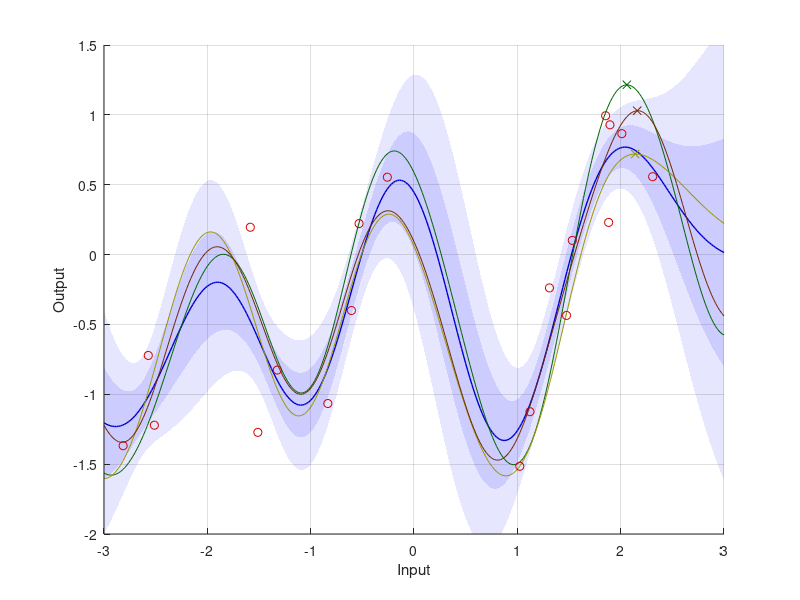
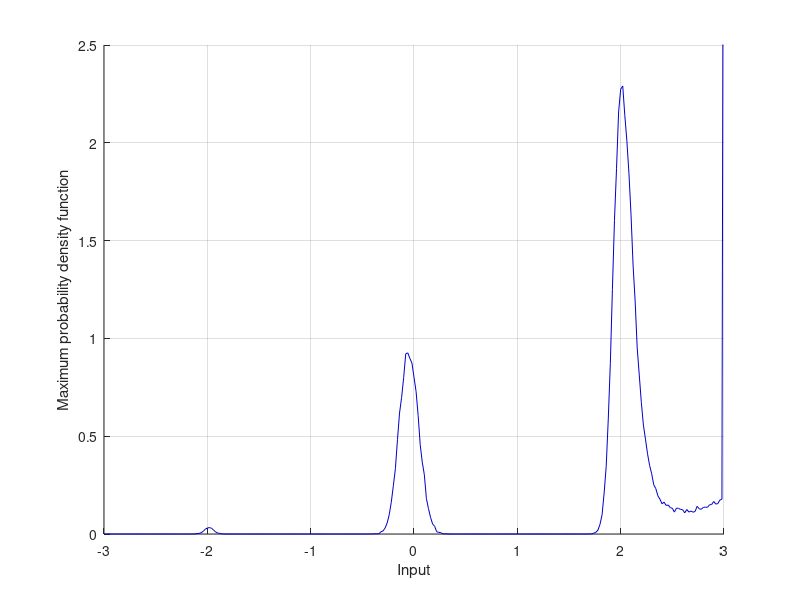
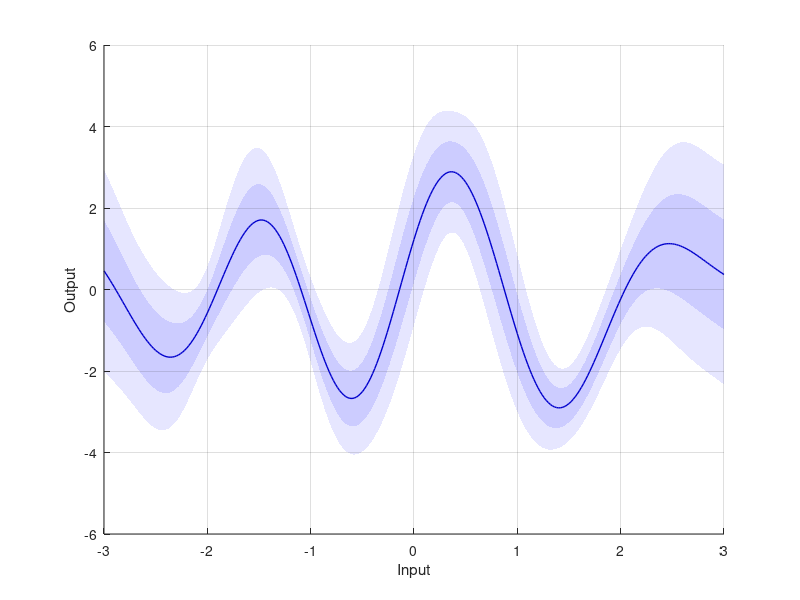
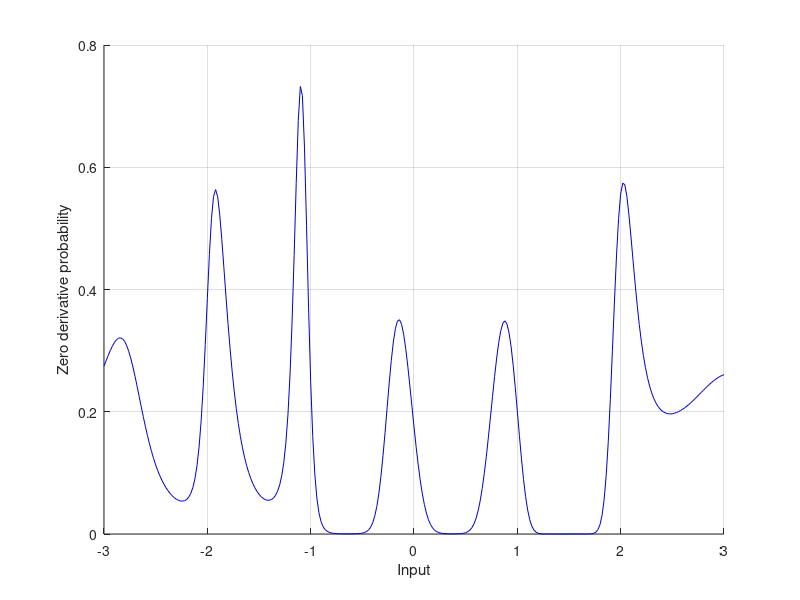

MATLAB code for these plots, in order: (Note: this script raises an error after producing the figures.)
% This file contains all the scripts for Chapter 6 of the Gaussian process regression thesis. 
% To use it, make sure that the Matlab directory is set to the directory of this file. Then first run this block, which initializes many parameters. Subsequently, you can run any block within
% this file separately, or you can just run them all together, for instance by pressing F5 or calling Chapter6 from the Matlab command.

% We set up the workspace, ready for executing scripts.
% clear all; % Empty the workspace.
clc; % Empty the command window.
exportFigs = 0; % Do we export figures? 0 for no, 1 (or anything else) for yes.
useColor = 1; % Should we set up plots for colored output (1) or black-and-white output (0)?
addpath('../ExportFig'); % We add the functions for exporting figures.
addpath('../Tools'); % This is for a few useful add-on functions, like the logdet function.

% We define colors.
black = [0 0 0];
white = [1 1 1];
if useColor == 0
	red = [0 0 0];
	green = [0.6 0.6 0.6];
	blue = [0.2 0.2 0.2];
	yellow = [0.4 0.4 0.4];
	grey = [0.8 0.8 0.8];
	brown = [0.95 0.95 0.95];
else
	red = [0.8 0 0];
	green = [0 0.4 0];
	blue = [0 0 0.8];
	yellow = [0.6 0.6 0];
	grey = [0.8 0.8 1];
	brown = [0.45 0.15 0.0];
end

% We generate measurements for an example GP which we will use.
nm = 20; % This is the number of measurement points.
ns = 301; % This is the number of plot (trial) points.
xMin = -3; % This is the minimum input.
xMax = 3; % This is the maximum input.
fmMin = 0; % This is the minimum value which f_{max} can be.
fmMax = 1.2; % This is the maximum value which f_{max} can be.
sfm = 0.3;
rng(227, 'twister'); % We fix Matlab's random number generator, so we get the same measurement points as in the thesis plots.
Xm = xMin + rand(1,nm)*(xMax - xMin);
fm = (cos(3*Xm) - Xm.^2/9 + Xm/6)';
fmh = fm + sfm*randn(nm,1);
Xs = linspace(xMin, xMax, ns);
fs = (cos(3*Xs) - Xs.^2/9 + Xs/6)';
dx = (xMax - xMin)/(ns - 1); % This is the distance between two trial points.
fm = linspace(fmMin, fmMax, ns); % This is the x-axis scale for the plots of the maximum value distribution.
hf = 0.04; % This is the length scale for the kernel density estimation process of the maximum value distribution.

% We set up a Gaussian process to approximate the measurements, giving us the GP for our examples.
lf = 1; % This is the output length scale.
lx = 0.6; % This is the input length scale.
X = [Xm,Xs];
n = size(X,2);
diff = repmat(X,n,1) - repmat(X',1,n); % This is the matrix containing differences between input points.
K = lf^2*exp(-1/2*diff.^2/lx^2); % This is the covariance matrix. It contains the covariances of each combination of points.
KDivided = mat2cell(K,[nm,ns],[nm,ns]);
Kmm = KDivided{1,1};
Kms = KDivided{1,2};
Ksm = KDivided{2,1};
Kss = KDivided{2,2};
mm = zeros(nm,1); % This is the prior mean vector of the measurement points.
ms = zeros(ns,1); % This is the prior mean vector of the trial points.
Sfm = sfm^2*eye(nm); % This is the noise covariance matrix.
mPost = ms + Ksm/(Kmm + Sfm)*(fmh - mm); % This is the posterior mean vector.
SPost = Kss - Ksm/(Kmm + Sfm)*Kms; % This is the posterior covariance matrix.
sPost = sqrt(diag(SPost)); % These are the posterior standard deviations.

%% Figure 6.1.
disp('Creating Figure 6.1.');

% We generate samples from the posterior distribution of the trial points.
rng(37, 'twister'); % We fix Matlab's random number generator, so that it is guaranteed to find samples with very different maximums, illustrating the point that I want to make.
eps = 1e-10; % We use a small number to add to the diagonal (so to the eigenvalues) of the matrix, to make sure Matlab doesn't give any numerical issues with finding the Cholesky decomposition.
SPostCholesky = chol(SPost + eps*eye(ns)); % We use the Cholesky decomposition to sample from the posterior Gaussian distribution.
sample1 = mPost + SPostCholesky'*randn(ns,1); % We generate a sample from the Gaussian distribution with mean mPost and with covariance matrix SPost.
sample2 = mPost + SPostCholesky'*randn(ns,1); % We generate a sample from the Gaussian distribution with mean mPost and with covariance matrix SPost.
sample3 = mPost + SPostCholesky'*randn(ns,1); % We generate a sample from the Gaussian distribution with mean mPost and with covariance matrix SPost.
[m1,i1] = max(sample1);
[m2,i2] = max(sample2);
[m3,i3] = max(sample3);

% We plot the GP and the samples.
figure(1);
clf(1);
hold on;
grid on;
xlabel('Input');
ylabel('Output');
patch([Xs, fliplr(Xs)],[mPost-2*sPost; flipud(mPost+2*sPost)], 1, 'FaceColor', (grey+white)/2, 'EdgeColor', 'none'); % This is the grey area in the plot.
patch([Xs, fliplr(Xs)],[mPost-sPost; flipud(mPost+sPost)], 1, 'FaceColor', grey, 'EdgeColor', 'none'); % This is the grey area in the plot.
set(gca, 'layer', 'top'); % We make sure that the grid lines and axes are above the grey area.
plot(Xs, mPost, '-', 'LineWidth', 1, 'Color', blue); % We plot the mean line.
plot(Xs, sample1, '-', 'Color', green); % We draw the three different samples.
plot(Xs, sample2, '-', 'Color', yellow);
plot(Xs, sample3, '-', 'Color', brown);
plot(Xs(i1), sample1(i1), 'x', 'Color', green); % We use a cross to indicate the maximums.
plot(Xs(i2), sample2(i2), 'x', 'Color', yellow);
plot(Xs(i3), sample3(i3), 'x', 'Color', brown);
% plot(Xs, fs, '-', 'LineWidth', 1, 'Color', black); % This plots the true function which we are approximating.
plot(Xm, fmh, 'o', 'Color', red); % We plot the measurement points.
axis([xMin,xMax,-2,1.5]);
if exportFigs ~= 0
	export_fig('GPExampleWithSamples.png','-transparent');
end

%% Figure 6.2.
disp('Creating Figure 6.2.');

% We generate a lot of samples and find their maximums. Then we use this to find the maximum distribution.
nSamples = 1e5; % This is the number of sample functions we will examine.
eps = 1e-10; % We use a small number to add to the diagonal (so to the eigenvalues) of the matrix, to make sure Matlab doesn't give any numerical issues with finding the Cholesky decomposition.
SPostCholesky = chol(SPost + eps*eye(ns)); % We use the Cholesky decomposition to sample from the posterior Gaussian distribution.
maxCounter = zeros(1,ns); % We will use this array to count how many times a specific point is the maximum.
maxValDist = zeros(1,ns); % We will use this array to set up a probability density function of the maximum value. We will not use/plot that here in this block, but we will use it later in Figure 6.9.
for i = 1:nSamples
	sample = mPost + SPostCholesky'*randn(ns,1); % We generate a sample from the Gaussian process.
	[val,ind] = max(sample); % We find out where the maximum occurs. That is, at which of the ns trial points.
	maxCounter(ind) = maxCounter(ind) + 1; % We increment the counter for this trial point.
	maxValDist = maxValDist + 1/sqrt(det(2*pi*hf^2))*exp(-1/2*(fm - val).^2/hf^2); % We use Kernel density estimation to set up this distribution. It's a trick to make the plot more smooth and hence more close to the actual probability density function.
end
maxDist = maxCounter/nSamples/dx; % This is the maximum distribution. It is a probability density function, meaning its integral adds up to one.
maxValDist = maxValDist/nSamples; % This is the distribution of the maximum value.

% Then we plot the maximum distribution.
figure(2);
clf(2);
hold on;
grid on;
xlabel('Input');
ylabel('Maximum probability density function');
plot(Xs, maxDist, '-', 'Color', blue);
axis([xMin,xMax,0,2.5]);
if exportFigs ~= 0
	export_fig('GPMaximumDistribution.png','-transparent');
end

% % Finally we save it, since we may need it for later applications.
% save('TrueMaximumDistribution','Xs','maxDist');
% save('TrueMaximumValueDistribution','fm','maxValDist');

%% Figures 6.3. and 6.4.
disp('Creating Figure 6.3.');

% We take derivatives of the posterior distribution.
d2Kss = Kss.*(1/lx^2 - (diff(nm+1:end,nm+1:end).^2/lx^4)); % This is the derivative d^2 k(x,x') / dx dx' for the trial points.
dKms = Kms.*diff(1:nm,nm+1:end)/lx^2; % This is the derivative dk(x,x') / dx' where the first input is the set of measurement points and the second input is the set of trial points.
dKsm = dKms'; % This is the derivative dk(x,x') / dx where the first input is the set of trial points and the second input is the set of measurement points.
mdPost = zeros(ns,1) + dKsm/(Kmm + Sfm)*(fmh - mm); % These are the posterior mean of the derivative.
SdPost = d2Kss - dKsm/(Kmm + Sfm)*dKms; % These are the posterior covariance of the derivative.
sdPost = sqrt(diag(SdPost)); % These are the posterior standard deviations of the derivative.

% We set up the GP plot.
figure(3);
clf(3);
hold on;
grid on;
xlabel('Input');
ylabel('Output');
patch([Xs, fliplr(Xs)],[mdPost-2*sdPost; flipud(mdPost+2*sdPost)], 1, 'FaceColor', (grey+white)/2, 'EdgeColor', 'none'); % This is the grey area in the plot.
patch([Xs, fliplr(Xs)],[mdPost-sdPost; flipud(mdPost+sdPost)], 1, 'FaceColor', grey, 'EdgeColor', 'none'); % This is the grey area in the plot.
set(gca, 'layer', 'top'); % We make sure that the grid lines and axes are above the grey area.
plot(Xs, mdPost, '-', 'LineWidth', 1, 'Color', blue); % We plot the mean line.
if exportFigs ~= 0
	export_fig('DerivativeGP.png','-transparent');
end

% At each point the function value derivative has a Gaussian distribution. So for each function value derivative we can calculate the probability that it is zero.
zeroDerivProb = 1./sqrt(2*pi*sdPost.^2).*exp(-1/2*mdPost.^2./sdPost.^2);
zeroDerivProb = zeroDerivProb/sum(zeroDerivProb)/dx;
figure(4);
clf(4);
hold on;
grid on;
xlabel('Input');
ylabel('Zero derivative probability');
plot(Xs, zeroDerivProb, '-', 'Color', blue);
if exportFigs ~= 0
	export_fig('ZeroDerivativeProbability.png','-transparent');
end

% We move on to the next figure.
disp('Creating Figure 6.4.');

% We now set up the distribution of the second derivative, given our measurements and given that the first derivative at that exact point is zero.
negativeSecondDerivProb = zeros(ns,1);
for i = 1:ns % We walk through each individual point, noting that the derivative there is zero and calculating the posterior distribution of the second derivative.
	d2Ksm = Ksm(i,:).*(-1/lx^2 + (diff(nm+i,1:nm).^2/lx^4)); % This is the derivative d^2 k(x,x') / dx^2 where the first input is the set of trial points and the second input is the set of measurement points.
	d3Kss = Kss(i,i).*(3*diff(nm+i,nm+i)/lx^4 - diff(nm+i,nm+i).^3/lx^6); % This is the derivative d^3 k(x,x') / dx^2 dx' where both inputs are the trial set.
	d4Kss = Kss(i,i).*(3/lx^4 - 6*diff(nm+i,nm+i).^2/lx^6 + diff(nm+i,nm+i).^4/lx^8); % This is the derivative d^4 k(x,x') / dx^2 dx'^2 where both inputs are the trial set.
	mddPost = zeros(1,1) + [d2Ksm,d3Kss]/[Kmm + Sfm,dKms(:,i);dKsm(i,:),d2Kss(i,i)]*[fmh - mm;0]; % Here we apply the regression. Note that we have set up a joint distribution of both f (at the position of the measurements), df/dx (at the position of the current point) and d^2f/dx^2 (at the position of the current point). We know the first two (albeit with some possible noise) and apply regression to find the third.
	SddPost = d4Kss - [d2Ksm,d3Kss]/[Kmm + Sfm,dKms(:,i);dKsm(i,:),d2Kss(i,i)]*[d2Ksm';d3Kss'];
	sddPost = sqrt(diag(SddPost));
	negativeSecondDerivProb(i) = normcdf(0,mddPost,sddPost);
end
maximumProb = negativeSecondDerivProb.*zeroDerivProb; % We multiply the p(d^2f/dx^2 < 0|df/dx = 0) by p(df/dx = 0) for each point, according to the conditional probabilities.
maximumProb = maximumProb/sum(maximumProb)/dx; % We normalize the result to make sure it's a valid PDF whose integral equals one.

% We plot the outcome.
figure(5);
clf(5);
hold on;
grid on;
xlabel('Input');
ylabel('Maximum probability');
plot(Xs, maximumProb, '-', 'Color', blue);
if exportFigs ~= 0
	export_fig('LocalMaximumProbability.png','-transparent');
end

%% Figure 6.5.
disp('Creating Figure 6.5.');

% We set up bins.
nr = 20; % We define the number of rounds we apply.
np = 1e4; % We define the number of particles used.
bins = zeros(ns,nr+1); % We set up storage space for the number of bins.
bins(:,1) = floor(np/ns); % We divide the particles over the bins.
bins(1:mod(np,ns),1) = ceil(np/ns); % We give the first few bins an extra particle if it doesn't quite match.
rng(1, 'twister'); % We fix Matlab's random number generator, so that it gives the plot shown in the thesis.

% We iterate over the number of rounds.
for i = 1:nr
	% We walk through all the bins.
	for j = 1:ns
		% For each particle, we make a comparison.
		for k = 1:bins(j,i)
			randomBin = ceil(rand(1,1)*ns); % We pick a new random bin.
			mut = mPost(j) - mPost(randomBin); % We set up the posterior distribution of f_j - f_r, with f_j being the current bin and f_r being the new random bin.
			St = SPost(j,j) + SPost(randomBin,randomBin) - 2*SPost(j,randomBin);
			sample = mut + sqrt(St)*randn(1,1); % This is a sample from f_j - f_r. If it is positive, then f_j > f_r and the particle can stay. If it is negative, then f_j < f_r and it should move to the new random bin.
			if sample >= 0
				bins(j,i+1) = bins(j,i+1) + 1;
			else
				bins(randomBin,i+1) = bins(randomBin,i+1) + 1;
			end
		end
	end
end

% Next, we calculate the limit distribution of the particles.
P = zeros(ns,ns);
for i = 1:ns
	for j = 1:ns
		mut = mPost(i) - mPost(j);
		Sigmat = SPost(i,i) + SPost(j,j) - SPost(i,j) - SPost(j,i);
		P(i,j) = erf(mut/sqrt(2*Sigmat))/2 + 1/2;
	end
	P(i,i) = 1/2;
end

% We calculate the comparison matrix and use it to find the limit distribution of the particles.
mat = diag(diag(ones(ns,ns)*P)) - P;
outcome = zeros(ns,1);
mat(end,:) = ones(1,ns); % We set the bottom row equal to ones.
outcome(end) = 1; % We set the bottom element of the outcome equal to one.
limitDist = mat\outcome; % These are the probabilities that each point is larger than any of the other points, according to the particle method.
limitDist = limitDist/dx; % We turn the result into a PDF.

% We plot the results.
figure(6);
clf(6);
hold on;
grid on;
xlabel('Input');
ylabel('Particle distribution');
for i = 1:nr+1
	distribution = bins(:,i)/np/dx;
	particleDistribution = plot(Xs, distribution, '-', 'Color', 0.8*(1 - i/(nr+1))*[1,1,1]);
end
axis([xMin,xMax,0,2.5]);

% We also add the true maximum distribution and the limit distribution to the plot.
limitDistribution = plot(Xs, limitDist, '-', 'Color', red, 'LineWidth', 1);
load('TrueMaximumDistribution');
trueDistribution = plot(Xs, maxDist, '-', 'Color', blue);
legend([trueDistribution, limitDistribution, particleDistribution], 'True distribution', 'Limit distribution', 'Particle distribution', 'Location', 'NorthWest');
if exportFigs ~= 0
	export_fig('ParticleDistribution.png','-transparent');
end

%% Example problem.
disp('Setting up the example problem.');

% We set up the distribution.
eps = 1e-6; % This is a very small number.
mup = [0;0;0];
S = [1,1,0;1,1+eps^2,0;0,0,1];

% We calculate the difference distribution for each of the points to find the true maximum distribution.
trueDist = zeros(3,1);
mut = repmat(mup(1),2,1) - mup(2:3);
St = repmat(S(1,1),2,2) - repmat(S(1,2:3),2,1) - repmat(S(2:3,1),1,2) + S(2:3,2:3);
trueDist(1) = mvncdf(mut,zeros(2,1),St);
mut = repmat(mup(3),2,1) - mup(1:2);
St = repmat(S(3,3),2,2) - repmat(S(3,1:2),2,1) - repmat(S(1:2,3),1,2) + S(1:2,1:2);
trueDist(3) = mvncdf(mut,zeros(2,1),St);
trueDist(2) = 1 - trueDist(1) - trueDist(3);
disp('The true maximum distribution is given by');
disp(trueDist);

% We calculate the comparison matrix and use it to find the limit distribution if we would use particles.
P = zeros(3,3);
for i = 1:3
	for j = 1:3
		ind1 = i;
		ind2 = j;
		mut = mup(ind1) - mup(ind2);
		St = S(ind1,ind1) - S(ind1,ind2) - S(ind2,ind1) + S(ind2,ind2);
		P(i,j) = erf(mut/sqrt(2*St))/2 + 1/2;
	end
	P(i,i) = 1/2; % It does not matter to what value we set it, but if we do not set it, it will remain NaN and things will go awry.
end
mat = P - diag(diag(ones(3,3)*P));
outcome = zeros(3,1);
mat(end,:) = ones(1,3); % We set the bottom row equal to ones.
outcome(end) = 1; % We set the bottom element of the outcome equal to one.
limitDist = mat\outcome; % These are the probabilities that each point is larger than any of the other points, according to the particle method.
disp('The limit distribution is given by');
disp(limitDist);

%% Figure 6.6.
disp('Creating Figure 6.6.');

% We set up bins.
nr = 5; % We define the number of rounds we apply.
np = 1e4; % We define the number of particles used.
nc = 30; % We define the number of challengers used.
bins = zeros(ns,nr+1); % We set up storage space for the number of bins.
bins(:,1) = floor(np/ns); % We divide the particles over the bins.
bins(1:mod(np,ns),1) = ceil(np/ns); % We give the first few bins an extra particle if it doesn't quite match.
rng(1, 'twister'); % We fix Matlab's random number generator, so that it gives the plot shown in the thesis.

% We iterate over the number of rounds.
for i = 1:nr
	% We walk through all the bins.
	for j = 1:ns
		% For each particle, we make a comparison.
		for k = 1:bins(j,i)
			challengers = ceil(rand(nc,1)*ns); % We pick random bins for each of the challengers.
			challengeBins = [j;challengers]; % We merge the challenger bins together with the bin of the champion.
			mu = mPost(challengeBins); % This is the mean vector of the joint distribution.
			S = SPost(challengeBins,challengeBins); % This is the covariance matrix of the joint distribution.
			sample = mu + chol(S + eye(nc+1)*1e-12)'*randn(nc+1,1); % This is the sample from the joint distribution. We now just need to find the maximum.
			[maxVal,maxInd] = max(sample); % We find the maximum of the sample to figure out which particle we should keep.
			selectedBin = challengeBins(maxInd); % We look up the corresponding bin.
			bins(selectedBin,i+1) = bins(selectedBin,i+1) + 1; % We add a particle to the corresponding bin.
		end
	end
end

% Next, we calculate the limit distribution of the particles. Note that this is the limit distribution if we had used a single challenger. Finding the limit distribution for any number of
% challenger particles cannot be done analytically.
P = zeros(ns,ns);
for i = 1:ns
	for j = 1:ns
		mut = mPost(i) - mPost(j);
		Sigmat = SPost(i,i) + SPost(j,j) - SPost(i,j) - SPost(j,i);
		P(i,j) = erf(mut/sqrt(2*Sigmat))/2 + 1/2;
	end
	P(i,i) = 1/2;
end

% We calculate the comparison matrix and use it to find the limit distribution of the particles.
mat = diag(diag(ones(ns,ns)*P)) - P;
outcome = zeros(ns,1);
mat(end,:) = ones(1,ns); % We set the bottom row equal to ones.
outcome(end) = 1; % We set the bottom element of the outcome equal to one.
limitDist = mat\outcome; % These are the probabilities that each point is larger than any of the other points, according to the particle method.
limitDist = limitDist/dx; % We turn the result into a PDF.

% We plot the results.
figure(7);
clf(7);
hold on;
grid on;
xlabel('Input');
ylabel('Particle distribution');
for i = 1:nr+1
	distribution = bins(:,i)/np/dx;
	particleDistribution = plot(Xs, distribution, '-', 'Color', 0.8*(1 - i/(nr+1))*[1,1,1]);
end
axis([xMin,xMax,0,2.5]);

% We also add the true maximum distribution and the limit distribution to the plot.
limitDistribution = plot(Xs, limitDist, '-', 'Color', red, 'LineWidth', 1);
load('TrueMaximumDistribution');
trueDistribution = plot(Xs, maxDist, '-', 'Color', blue);
legend([trueDistribution, limitDistribution, particleDistribution], 'True distribution', 'Limit distribution', 'Particle distribution', 'Location', 'NorthWest');
if exportFigs ~= 0
	export_fig('ParticleDistributionMultipleChallengers.png','-transparent');
end

%% Figure 6.7.
disp('Creating Figure 6.7.');

% We make some definitions.
np1 = 20; % This is the number of particles we use.
np2 = 1e3; % This is the other number of particles we use.
x0Min = 0.6; % This is the minimum of the initial distribution.
x0Max = 1.4; % This is the maximum of the initial distribution.
nPlot = 501; % This is the number of plot points we will use.
xsMin = -0.5; % This is the minimum of the plot.
xsMax = 1.5; % This is the maximum of the plot.
xs = linspace(xsMin, xsMax, nPlot);
dxPlot = (xsMax - xsMin)/nPlot; % This is the distance between two plot points.
sx = 0.1; % This is the process noise present in the system.
sysA = 0.8; % The discrete-time system A matrix.
rng(1, 'twister'); % We fix Matlab's random number generator, so we get the same measurement points as in the thesis plots.

% We set up the PDF of the initial distribution and plot it.
initialDist = ((xs <= x0Max).*(xs > x0Min))/(x0Max - x0Min);
figure(8);
clf(8);
hold on;
grid on;
xlabel('x_k');
ylabel('p(x_k)');
plot(xs, initialDist, '-', 'Color', blue);
if exportFigs ~= 0
	export_fig('InitialStateDistribution.png','-transparent');
end

% We calculate the desired posterior distribution. Since the new state x_{k+1} is the summation of the uniform initial distribution and the Gaussian noise, we can find its distribution by
% calculating the convolution between these two distributions. (This is not explained in the thesis. You'll just have to trust me on this.)
desPostDist = (normcdf((sysA*x0Max - xs)/sx) - normcdf((sysA*x0Min - xs)/sx))/sysA/(x0Max - x0Min);

% We generate a number of particles and calculate the next particles.
xp1 = x0Min + (x0Max - x0Min)*rand(np1,1);
xp1New = sysA*xp1 + sx*randn(np1,1);
xp2 = x0Min + (x0Max - x0Min)*rand(np2,1);
xp2New = sysA*xp2 + sx*randn(np2,1);

% We set up a plot where we represent the particles as delta points. Actually delta points are infinitely high so we cannot plot those. Instead, I will use very narrow block functions with a width dx of one plot point.
postDist1 = zeros(size(initialDist));
postDist2 = zeros(size(initialDist));
for i = 1:np1
	xcMin = xp1New(i) - dxPlot/2;
	xcMax = xp1New(i) + dxPlot/2;
 	postDist1 = postDist1 + (1/np1)*((xs <= xcMax).*(xs > xcMin))/dxPlot;
end
for i = 1:np2
	xcMin = xp2New(i) - dxPlot/2;
	xcMax = xp2New(i) + dxPlot/2;
 	postDist2 = postDist2 + (1/np2)*((xs <= xcMax).*(xs > xcMin))/dxPlot;
end
figure(9);
clf(9);
hold on;
grid on;
xlabel('x_{k+1}');
ylabel('p(x_{k+1})');
% plot(xs, postDist2, '-', 'Color', red);
plot(xs, postDist1, '-', 'Color', blue);
% plot(xs, desPostDist, '-', 'Color', green);
if exportFigs ~= 0
	export_fig('NextStateDistributionThroughDelta.png','-transparent');
end

% We now represent the particles as blocks that are a bit wider than just dx.
blockWidth = 0.1;
postDist1 = zeros(size(initialDist));
postDist2 = zeros(size(initialDist));
for i = 1:np1
	xcMin = xp1New(i) - blockWidth/2;
	xcMax = xp1New(i) + blockWidth/2;
 	postDist1 = postDist1 + (1/np1)*((xs <= xcMax).*(xs > xcMin))/blockWidth;
end
for i = 1:np2
	xcMin = xp2New(i) - blockWidth/2;
	xcMax = xp2New(i) + blockWidth/2;
 	postDist2 = postDist2 + (1/np2)*((xs <= xcMax).*(xs > xcMin))/blockWidth;
end
figure(10);
clf(10);
hold on;
grid on;
xlabel('x_{k+1}');
ylabel('p(x_{k+1})');
plot(xs, postDist1, '-', 'Color', blue);
plot(xs, postDist2, '-', 'Color', red);
plot(xs, desPostDist, '-', 'Color', green);
legend('Approximation with n_p = 20','Approximation with n_p = 1000','Analytical distribution','Location','NorthWest');
if exportFigs ~= 0
	export_fig('NextStateDistributionThroughBlock.png','-transparent');
end

% And now we represent the particles through a Gaussian kernel.
GaussianWidth = 0.05;
postDist1 = zeros(size(initialDist));
postDist2 = zeros(size(initialDist));
for i = 1:np1
 	postDist1 = postDist1 + (1/np1)*1/sqrt(2*pi*GaussianWidth^2)*exp(-1/2*(xp1New(i) - xs).^2/GaussianWidth^2);
end
for i = 1:np2
 	postDist2 = postDist2 + (1/np2)*1/sqrt(2*pi*GaussianWidth^2)*exp(-1/2*(xp2New(i) - xs).^2/GaussianWidth^2);
end
figure(11);
clf(11);
hold on;
grid on;
xlabel('x_{k+1}');
ylabel('p(x_{k+1})');
plot(xs, postDist1, '-', 'Color', blue);
plot(xs, postDist2, '-', 'Color', red);
plot(xs, desPostDist, '-', 'Color', green);
legend('Approximation with n_p = 20','Approximation with n_p = 1000','Analytical distribution','Location','NorthWest');
if exportFigs ~= 0
	export_fig('NextStateDistributionThroughGaussian.png','-transparent');
end

%% Figure 6.8.
disp('Creating Figure 6.8.');

% We define the particles.
x = 1:5; % These are the particle values.
w = [0.1, 0.4, 1, 1.5, 2]; % These are the particle weights.
np = length(x); % This is the number of particles.

% We set up data for the cumulative particle weight plot.
xs = 0:0.001:6;
ys = zeros(size(xs));
for i = 1:np
	indices = xs > x(i);
	ys(indices) = ys(indices) + w(i);
end

% We make the cumulative weight plot.
figure(12);
clf(12);
hold on;
grid on;
xlabel('Weight number');
ylabel('Cumulative particle weight');
plot(xs, ys, '-', 'Color', blue);
if exportFigs ~= 0
	export_fig('CumulativeParticleWeight.png','-transparent');
end

% We now set up data for the multinomial resampling idea and make that plot.
rng(7, 'twister'); % We fix Matlab's random number generator, so we get the same measurement points as in the thesis plots.
newParticleIndices = rand(np,1)*np;
figure(13);
clf(13);
hold on;
grid on;
xlabel('Weight number');
ylabel('Cumulative particle weight');
plot(xs, ys, '-', 'Color', blue);
for i = 1:np
	plot([min(xs),max(xs)], [newParticleIndices(i),newParticleIndices(i)], '-', 'Color', green);
end
if exportFigs ~= 0
	export_fig('MultinomialResampling.png','-transparent');
end

% Next, we set up data for the stratified resampling idea and make that plot.
rng(6, 'twister'); % We fix Matlab's random number generator, so we get the same measurement points as in the thesis plots.
figure(14);
clf(14);
hold on;
grid on;
xlabel('Weight number');
ylabel('Cumulative particle weight');
for i = 1:np
	if mod(i,2) == 0 % We alternate regular grey and light grey colors.
		patch([min(xs),max(xs),max(xs),min(xs)],[i-1,i-1,i,i], 1, 'FaceColor', white, 'EdgeColor', 'none'); % This is the grey area in the plot.
	else
		patch([min(xs),max(xs),max(xs),min(xs)],[i-1,i-1,i,i], 1, 'FaceColor', (grey+white)/2, 'EdgeColor', 'none'); % This is the grey area in the plot.
	end
end
set(gca, 'layer', 'top'); % We make sure that the grid lines and axes are above the grey area.
for i = 1:np
	newParticleIndices(i) = rand(1,1) + i - 1;
	plot([min(xs),max(xs)], [newParticleIndices(i),newParticleIndices(i)], '-', 'Color', green);
end
plot(xs, ys, '-', 'Color', blue);
if exportFigs ~= 0
	export_fig('StratifiedResampling.png','-transparent');
end

% Finally, we set up systematic resampling.
rng(3, 'twister'); % We fix Matlab's random number generator, so we get the same measurement points as in the thesis plots.
newParticleIndices = (1:np) - rand(1,1);
figure(15);
clf(15);
hold on;
grid on;
xlabel('Weight number');
ylabel('Cumulative particle weight');
plot(xs, ys, '-', 'Color', blue);
for i = 1:np
	plot([min(xs),max(xs)], [newParticleIndices(i),newParticleIndices(i)], '-', 'Color', green);
end
if exportFigs ~= 0
	export_fig('SystematicResampling.png','-transparent');
end

%% Figure 6.9.
disp('Creating Figure 6.9.');

% We set up a GP with only a very limited number of measurements, so we have lots of uncertainty.
nmUsed = 8;
mPostUnc = ms + Ksm(:,1:nmUsed)/(Kmm(1:nmUsed,1:nmUsed) + Sfm(1:nmUsed,1:nmUsed))*(fmh(1:nmUsed) - mm(1:nmUsed)); % This is the posterior mean vector.
SPostUnc = Kss - Ksm(:,1:nmUsed)/(Kmm(1:nmUsed,1:nmUsed) + Sfm(1:nmUsed,1:nmUsed))*Kms(1:nmUsed,:); % This is the posterior covariance matrix.
sPostUnc = sqrt(diag(SPostUnc)); % These are the posterior standard deviations.

% We plot the GP which we had previously.
figure(16);
clf(16);
hold on;
grid on;
xlabel('Input');
ylabel('Output');
patch([Xs, fliplr(Xs)],[mPostUnc-2*sPostUnc; flipud(mPostUnc+2*sPostUnc)], 1, 'FaceColor', (grey+white)/2, 'EdgeColor', 'none'); % This is the grey area in the plot.
patch([Xs, fliplr(Xs)],[mPostUnc-sPostUnc; flipud(mPostUnc+sPostUnc)], 1, 'FaceColor', grey, 'EdgeColor', 'none'); % This is the grey area in the plot.
set(gca, 'layer', 'top'); % We make sure that the grid lines and axes are above the grey area.
plot(Xs, mPostUnc, '-', 'LineWidth', 1, 'Color', blue); % We plot the mean line.
% plot(Xs, fs, '-', 'LineWidth', 1, 'Color', black); % This plots the true function which we are approximating.
plot(Xm(1:nmUsed), fmh(1:nmUsed), 'o', 'Color', red); % We plot the measurement points.
axis([xMin,xMax,-2,2]);
if exportFigs ~= 0
	export_fig('GPWithFewerMeasurements.png','-transparent');
end

% We calculate the various acquisition functions.
fsh = max(mPostUnc); % This is \hat{f}^*.
xi = 0.2; % This is the exploration parameter for the PI and EI acquisition functions.
z0 = (mPostUnc - fsh)./sPostUnc;
zd = (mPostUnc - fsh - xi)./sPostUnc;
PI0 = normcdf(z0);
PId = normcdf(zd);
EI0 = (mPostUnc - fsh).*normcdf(z0) + sPostUnc.*normpdf(z0);
EId = (mPostUnc - fsh - xi).*normcdf(zd) + sPostUnc.*normpdf(zd);
EV = mPostUnc;
UCB1 = mPostUnc + 1*sPostUnc;
UCB2 = mPostUnc + 2*sPostUnc;

% We scale some acquisition functions to make them appear well together in the same plot. Note that this does not affect the position of their maximum.
% PI = PI/mean(PI); % This scales the PI AF to be one on average.
% EI = EI/mean(EI); % This scales the EI AF to be one on average.
% EI = EI/mean(EI)*mean(PI); % This scales the EI AF to be the same as the PI AF on average.

% We find the positions of the maximums of the acquisition functions.
[PI0max,PI0ind] = max(PI0);
[EI0max,EI0ind] = max(EI0);
[PIdmax,PIdind] = max(PId);
[EIdmax,EIdind] = max(EId);
[EVmax,EVind] = max(EV);
[UCB1max,UCB1ind] = max(UCB1);
[UCB2max,UCB2ind] = max(UCB2);

% We plot the various acquisition functions.
figure(17);
clf(17);
hold on;
grid on;
xlabel('Input');
ylabel('Acquisition function value');
plot(Xs, UCB2, '-', 'Color', yellow);
plot(Xs, UCB1, '-', 'Color', blue);
plot(Xs, EV, '-', 'Color', red);
plot(Xs(UCB2ind), UCB2max, 'x', 'Color', yellow);
plot(Xs(UCB1ind), UCB1max, 'x', 'Color', blue);
plot(Xs(EVind), EVmax, 'x', 'Color', red);
legend('UCB AF (\kappa=2)','UCB AF (\kappa=1)','EV AF (\kappa=0)');
if exportFigs ~= 0
	export_fig('EVandUCBAF.png','-transparent');
end

% We plot the various acquisition functions.
figure(18);
clf(18);
hold on;
grid on;
xlabel('Input');
ylabel('Acquisition function value');
plot(Xs, PI0, '-', 'Color', green);
plot(Xs, PId, '-', 'Color', yellow);
plot(Xs, EI0, '-', 'Color', blue);
plot(Xs, EId, '-', 'Color', red);
plot(Xs(PI0ind), PI0max, 'x', 'Color', green);
plot(Xs(PIdind), PIdmax, 'x', 'Color', yellow);
plot(Xs(EI0ind), EI0max, 'x', 'Color', blue);
plot(Xs(EIdind), EIdmax, 'x', 'Color', red);
legend('PI AF (\xi=0)',['PI AF (\xi=',num2str(xi),')'],'EI AF (\xi=0)',['EI AF (\xi=',num2str(xi),')'],'Location','NorthWest');
if exportFigs ~= 0
	export_fig('PIandEIAF.png','-transparent');
end

%% Figures 6.10. and 6.11.
disp('Creating Figure 6.10.');

% We define parameters.
nr = 10; % We define the number of rounds we apply.
np = 1e4; % We define the number of particles used.
alpha = 0.5; % This is the part of the time we sample a challenger from the current belief of the maximum distribution. A high value of alpha (near 1) speeds up convergence, but distorts the results slightly. For larger problems it is wise to start with a high value of alpha but decrease it towards zero as the algorithm converges.
h = 0.04; % This is the length scale of the Gaussian kernel we will use in the kernel density estimation process. It has been tuned to be the smallest number to still give smooth plots.
rng(1, 'twister'); % We fix Matlab's random number generator, so that it gives the plot shown in the thesis.

% We initialize the particles.
particles = xMin + (xMax - xMin)*rand(1,np); % We set up particles in random locations.
weights = ones(np,1); % We initialize the weights.
% Next, we generate the victory function values. We initialize them according to the distribution of the function value at the particle input points.
diff = repmat(particles,nm,1) - repmat(Xm',1,np); % This is the matrix containing differences between input points.
Kmp = lf^2*exp(-1/2*diff.^2/lx^2);
Kpm = Kmp';
Kpp = lf^2*ones(np,1); % Usually this matrix is diagonal, but given that we have a lot of particles, that would be a too large matrix.
KpmDivKmm = Kpm/(Kmm + Sfm);
mup = KpmDivKmm*(fmh - mm); % These are the mean values of the Gaussian process at all the particle points.
Sigma = Kpp + sum(KpmDivKmm.*Kpm,2); % These are the variances of the Gaussian process at the particle points. We have calculated only the diagonal elements of the covariance matrix here, because we do not need the other elements.
sigma = sqrt(Sigma);
values = mup + sqrt(Sigma).*(randn(np,1)); % We take a random sample from the resulting distribution.

% We set up a storage parameter for the maximum distributions, and we set up the PDF for the first one.
pMax = zeros(nr+1, ns);
for i = 1:np
	pMax(1,:) = pMax(1,:) + weights(i)*1/sqrt(det(2*pi*h^2))*exp(-1/2*(Xs - particles(i)).^2/h^2);
end
pMax(1,:) = pMax(1,:)/sum(weights);

% We iterate over the number of challenge rounds.
for round = 1:nr
	% We start by applying systematic resampling. (Yes, this is quite useless in the first round, but we ignore that tiny detail and do it anyway.)
	oldParticles = particles; % We store the old particles, so we can override the particles matrix during the process of resampling.
	oldValues = values;
	oldWeights = weights;
	wCum = cumsum(oldWeights); % These are the cumulative weights.
	wSum = wCum(end); % This is the sum of all the weights.
	stepSize = wSum/np; % We calculate the step size based on the sum of all the weights.
	val = rand(1,1)*stepSize; % We pick a random number for the algorithm.
	oldPCounter = 1; % We use two counters in the process. This first one keeps track of which old particle we are at.
	newPCounter = 1; % This second counter keeps track of which new particle index we are at.
	while newPCounter <= np % We iterate until we have added np new particles.
		while wCum(oldPCounter) < val + (newPCounter-1)*stepSize % We iterate through the particles until we find the one which we should be adding particles of.
			oldPCounter = oldPCounter + 1;
		end
		while wCum(oldPCounter) >= val + (newPCounter-1)*stepSize % We keep adding this particle to the new set of particles until we have added enough.
			particles(newPCounter) = oldParticles(oldPCounter);
			weights(newPCounter) = 1;
			values(newPCounter) = oldValues(oldPCounter);
			newPCounter = newPCounter + 1;
		end
	end
	
	% We now create challengers according to the specified rules.
	sampleFromMaxDist = (rand(1,np) < alpha); % We determine which challengers we will pick from the current belief of the maximum distribution, and which challengers we pick randomly.
	randomPoints = rand(1,np)*(xMax-xMin)+xMin; % We select random challengers. (We do this for all particles and then discard the ones which we do not need.)
	indices = ceil(rand(np,1)*np); % We pick the indices of the champion particles we will use to generate challengers from. This line only works if all the particles have a weight of one, which is the case since we have just resampled. Otherwise, we should use randsample(np,np,true,weights);
	deviations = randn(1,np)*h; % To apply the Gaussian kernel to the selected champions, we need to add a Gaussian parameter to the champion particles. We set that one up here.
	challengers = (1-sampleFromMaxDist).*randomPoints + sampleFromMaxDist.*(particles(indices) + deviations); % We finalize the challenger points, picking random ones where applicable and sampled from the maximum distribution in other cases.

	% We now set up the covariance matrices and calculate some preliminary parameters.
	diff = repmat([particles,challengers],nm,1) - repmat(Xm',1,2*np); % This is the matrix containing differences between input points.
	Kmp = lf^2*exp(-1/2*diff.^2/lx^2);
	Kpm = Kmp';
	KpmDivKmm = Kpm/(Kmm + Sfm);
	mup = KpmDivKmm*(fmh - mm); % These are the mean values of the Gaussian process at all the particle points.

	% We calculate the mean and covariance for each combination of challenger and challenged point. Then we sample \hat{f} and look at the result.
	oldParticles = particles;
	oldValues = values;
	oldWeights = weights;
	for i = 1:np
		mupc = mup([i,i+np]); % This is the current mean vector.
		diff = repmat([particles(i),challengers(i)],2,1) - repmat([particles(i),challengers(i)]',1,2);
		Kppc = lf^2*exp(-1/2*diff.^2/lx^2);
		Sigmac = Kppc - KpmDivKmm([i,i+np],:)*Kmp(:,[i,i+np]); % This is the current covariance matrix.
		try % We use a try-catch-block here because sometimes numerical errors may occur.
			fHat = mupc + chol(Sigmac)'*randn(2,1);
			if fHat(2) > fHat(1) % Has the challenger won?
				particles(i) = challengers(i);
				values(i) = fHat(2);
				q = 1/(xMax-xMin); % This is the probability density function value of q(x).
				qp = (1-alpha)*q + alpha*1/sqrt(det(2*pi*h^2))*exp(-1/2*(challengers(i) - oldParticles(indices(i)))^2/h^2); % This is the sampling probability density function given that we have selected the champion particle from the indices vector in the sampling process.
				weights(i) = q/qp;
			end
		catch
			% Apparently challengerPoints(i) and points(i) are so close together that we have numerical problems. Since they're so close, we can just ignore this case anyway, except possibly
			% display that numerical issues may have occurred.
			disp(['There may be numerical issues in the challenging process at particle ',num2str(i),'.']);
		end
	end
	
	% Finally we set up the maximum distribution, given all the particles.
	for i = 1:np
		pMax(round+1,:) = pMax(round+1,:) + weights(i)*1/sqrt(det(2*pi*h^2))*exp(-1/2*(Xs - particles(i)).^2/h^2);
	end
	pMax(round+1,:) = pMax(round+1,:)/sum(weights);
end

% Next, we calculate the limit distribution of the particles.
P = zeros(ns,ns);
for i = 1:ns
	for j = 1:ns
		mut = mPost(i) - mPost(j);
		Sigmat = SPost(i,i) + SPost(j,j) - SPost(i,j) - SPost(j,i);
		P(i,j) = erf(mut/sqrt(2*Sigmat))/2 + 1/2;
	end
	P(i,i) = 1/2;
end

% We calculate the comparison matrix and use it to find the limit distribution of the particles.
mat = diag(diag(ones(ns,ns)*P)) - P;
outcome = zeros(ns,1);
mat(end,:) = ones(1,ns); % We set the bottom row equal to ones.
outcome(end) = 1; % We set the bottom element of the outcome equal to one.
limitDist = mat\outcome; % These are the probabilities that each point is larger than any of the other points, according to the particle method.
limitDist = limitDist/dx; % We turn the result into a PDF.

% We plot the results.
figure(19);
clf(19);
hold on;
grid on;
xlabel('Input');
ylabel('Particle distribution');
for i = 1:nr+1
	particleDistribution = plot(Xs, pMax(i,:), '-', 'Color', 0.8*(1 - i/(nr+1))*[1,1,1]);
end
axis([xMin,xMax,0,2.5]);

% We also add the true maximum distribution and the limit distribution to the plot.
limitDistribution = plot(Xs, limitDist, '-', 'Color', red, 'LineWidth', 1);
load('TrueMaximumDistribution');
trueDistribution = plot(Xs, maxDist, '-', 'Color', blue);
legend([trueDistribution, limitDistribution, particleDistribution], 'True distribution', 'Limit distribution', 'Particle distribution', 'Location', 'NorthWest');
axis([xMin,xMax,0,2.5]);
if exportFigs ~= 0
	export_fig('ImprovedParticleDistribution.png','-transparent');
end

% We set up Figure 6.11. based on the results of the particle method we just ran.
disp('Creating Figure 6.11.');

% We set up the probability distribution for the maximum value, based on the particles.
pfMax = zeros(1,ns);
for i = 1:np
	pfMax = pfMax + weights(i)*1/sqrt(det(2*pi*hf^2))*exp(-1/2*(fm - values(i)).^2/hf^2);
end
pfMax = pfMax/sum(weights);

% We set up the plot for the maximum value distribution.
figure(20);
clf(20);
hold on;
grid on;
xlabel('Output');
ylabel('Maximum value distribution');
particleDistribution = plot(fm, pfMax, '-', 'Color', black);

% We add the true maximum value distribution to it, found using brute force methods.
load('TrueMaximumValueDistribution');
trueDistribution = plot(fm, maxValDist, '-', 'Color', blue);
legend([trueDistribution, particleDistribution], 'True distribution', 'Particle distribution', 'Location', 'NorthWest');
if exportFigs ~= 0
	export_fig('MaximumValueDistribution.png','-transparent');
end
